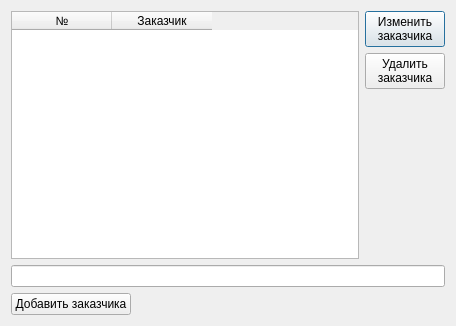
<?xml version="1.0" encoding="UTF-8"?>
<ui version="4.0">
 <class>customers</class>
 <widget class="QDialog" name="customers">
  <property name="geometry">
   <rect>
    <x>0</x>
    <y>0</y>
    <width>456</width>
    <height>326</height>
   </rect>
  </property>
  <property name="windowTitle">
   <string>Список заказчиков</string>
  </property>
  <layout class="QVBoxLayout" name="verticalLayout_2">
   <item>
    <layout class="QHBoxLayout" name="horizontalLayout">
     <item>
      <widget class="QTableWidget" name="listCustomers">
       <attribute name="horizontalHeaderVisible">
        <bool>true</bool>
       </attribute>
       <attribute name="verticalHeaderVisible">
        <bool>false</bool>
       </attribute>
       <column>
        <property name="text">
         <string>№</string>
        </property>
       </column>
       <column>
        <property name="text">
         <string>Заказчик</string>
        </property>
       </column>
      </widget>
     </item>
     <item>
      <layout class="QVBoxLayout" name="verticalLayout">
       <item>
        <widget class="QPushButton" name="updateCustomers">
         <property name="minimumSize">
          <size>
           <width>0</width>
           <height>30</height>
          </size>
         </property>
         <property name="text">
          <string>Изменить
заказчика</string>
         </property>
        </widget>
       </item>
       <item>
        <widget class="QPushButton" name="deleteCustomer">
         <property name="text">
          <string>Удалить
заказчика</string>
         </property>
        </widget>
       </item>
       <item>
        <spacer name="verticalSpacer">
         <property name="orientation">
          <enum>Qt::Vertical</enum>
         </property>
         <property name="sizeHint" stdset="0">
          <size>
           <width>20</width>
           <height>40</height>
          </size>
         </property>
        </spacer>
       </item>
      </layout>
     </item>
    </layout>
   </item>
   <item>
    <widget class="QLineEdit" name="lineEdit"/>
   </item>
   <item>
    <widget class="QPushButton" name="insertCustomer">
     <property name="maximumSize">
      <size>
       <width>120</width>
       <height>16777215</height>
      </size>
     </property>
     <property name="text">
      <string>Добавить заказчика</string>
     </property>
    </widget>
   </item>
  </layout>
 </widget>
 <resources/>
 <connections/>
</ui>
